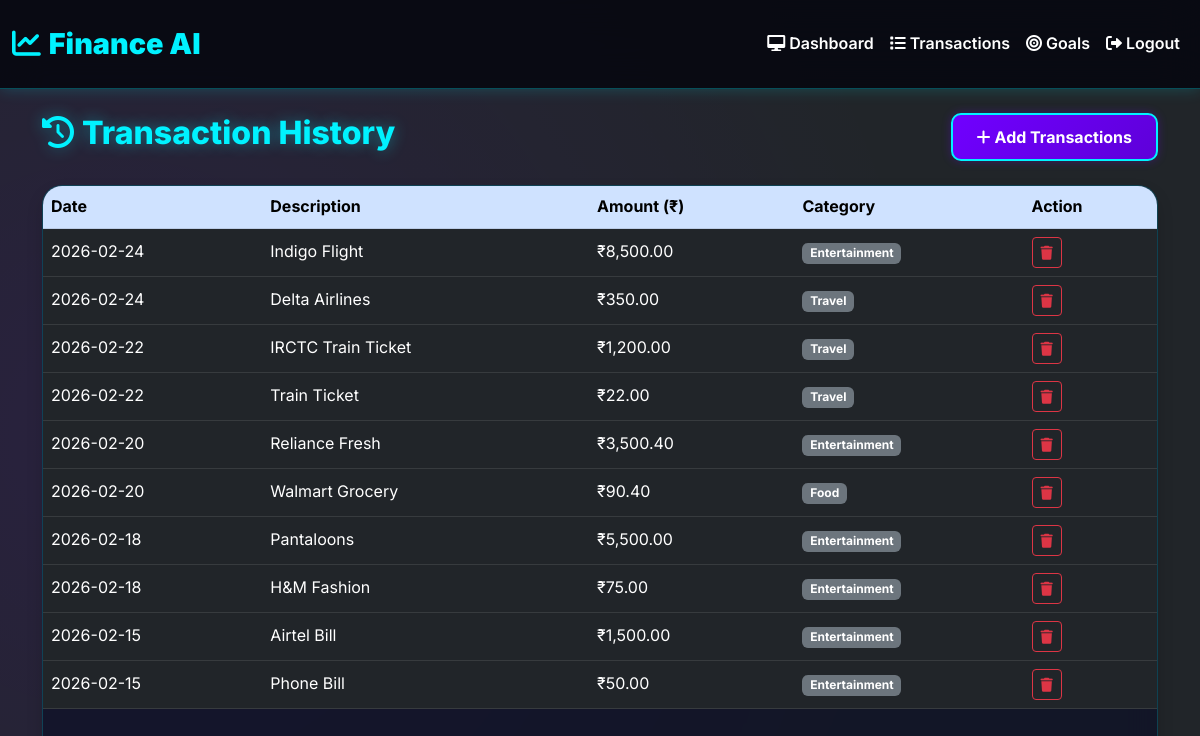
Page /transactions (signed in) on the committed database.
### app.py (models this page shows)
class Transaction(db.Model):
    id = db.Column(db.Integer, primary_key=True)
    date = db.Column(db.DateTime, index=True)
    description = db.Column(db.String(255))
    amount = db.Column(db.Float)
    category = db.Column(db.String(64))
    user_id = db.Column(db.Integer, db.ForeignKey('user.id'))

### app.py (the view)
@app.route('/transactions')
@login_required
def transactions():
    transactions = Transaction.query.filter_by(user_id=current_user.id).order_by(Transaction.date.desc()).all()
    return render_template('transactions.html', title='Transactions', transactions=transactions)

### app.py (called while the page is built)
@login_manager.user_loader
def load_user(id):
    return User.query.get(int(id))

### templates/transactions.html
{% extends "base.html" %}
{% block content %}
<div class="row mb-4">
    <div class="col-md-12 d-flex justify-content-between align-items-center">
        <h2 class="text-primary"><i class="fas fa-history me-2 float-element"></i>Transaction History</h2>
        <a href="{{ url_for('upload') }}" class="btn btn-primary">
            <i class="fas fa-plus me-1"></i>Add Transactions
        </a>
    </div>
</div>
<div class="card shadow reveal">
    <div class="card-body p-0">
        <div class="table-responsive">
            <table class="table table-hover table-dark mb-0">
                <thead class="table-primary text-dark">
                    <tr>
                        <th>Date</th>
                        <th>Description</th>
                        <th>Amount (₹)</th>
                        <th>Category</th>
                        <th>Action</th>
                    </tr>
                </thead>
                <tbody>
                    {% if not transactions %}
                    <tr>
                        <td colspan="5" class="text-center py-4 text-muted">No transactions found.</td>
                    </tr>
                    {% else %}
                    {% for t in transactions %}
                    <tr class="align-middle">
                        <td>{{ t.date.strftime('%Y-%m-%d') }}</td>
                        <td>{{ t.description }}</td>
                        <td>₹{{ "{:,.2f}".format(t.amount) }}</td>
                        <td>
                            <span class="badge bg-secondary">{{ t.category }}</span>
                        </td>
                        <td>
                            <form action="{{ url_for('delete_transaction', id=t.id) }}" method="POST" class="d-inline"
                                onsubmit="return confirm('Delete this transaction?');">
                                <button type="submit" class="btn btn-sm btn-outline-danger">
                                    <i class="fas fa-trash"></i>
                                </button>
                            </form>
                        </td>
                    </tr>
                    {% endfor %}
                    {% endif %}
                </tbody>
            </table>
        </div>
    </div>
</div>
{% endblock %}

### templates/base.html (shortened to what this page needs)
<!DOCTYPE html>
<html lang="en">
<head>
    <link href="https://cdn.jsdelivr.net/npm/bootstrap@5.3.0/dist/css/bootstrap.min.css" rel="stylesheet">
    <link rel="stylesheet" href="https://cdnjs.cloudflare.com/ajax/libs/font-awesome/6.0.0/css/all.min.css">
    <link rel="stylesheet" href="{{ url_for('static', filename='css/style.css') }}">
</head>
<body class="bg-dark text-white">
    <nav class="navbar navbar-expand-lg navbar-dark bg-dark">
        <div class="container-fluid">
            <a class="navbar-brand" href="{{ url_for('index') }}">
                <i class="fas fa-chart-line me-2"></i>Finance AI
            </a>
            <div class="collapse navbar-collapse" id="navbarNav">
                <ul class="navbar-nav ms-auto">
                    {% if current_user.is_authenticated %}
                    <li class="nav-item"><a class="nav-link" href="{{ url_for('dashboard') }}"><i
                                class="fas fa-desktop me-1"></i>Dashboard</a></li>
                    <li class="nav-item"><a class="nav-link" href="{{ url_for('transactions') }}"><i
                                class="fas fa-list me-1"></i>Transactions</a></li>
                    <li class="nav-item"><a class="nav-link" href="{{ url_for('goals') }}"><i
                                class="fas fa-bullseye me-1"></i>Goals</a></li>
                    <li class="nav-item"><a class="nav-link" href="{{ url_for('logout') }}"><i
                                class="fas fa-sign-out-alt me-1"></i>Logout</a></li>
                    {% else %}
                    <li class="nav-item"><a class="nav-link" href="{{ url_for('login') }}">Login</a></li>
                    <li class="nav-item"><a class="nav-link" href="{{ url_for('register') }}">Register</a></li>
                    {% endif %}
                </ul>
            </div>
        </div>
    </nav>
    <div class="container mt-4">
        {% block content %}{% endblock %}
    </div>
</body>
</html>

### static/css/style.css (style rules this page uses)
:root { --primary-neon: #00f2ff; --secondary-neon: #7000ff; --success-neon: #00ff88; --danger-neon: #ff0055; --info-neon: #00d4ff; --bg-dark: #05060f; --card-bg: rgba(13, 17, 39, 0.7); --text-glow: 0 0 5px #fff, 0 0 10px var(--primary-neon), 0 0 20px var(--primary-neon); --box-glow: 0 0 15px rgba(0, 242, 255, 0.5), 0 0 30px rgba(0, 242, 255, 0.2); }
body { background-color: var(--bg-dark); background-image: radial-gradient(circle at 10% 20%, rgba(112, 0, 255, 0.1) 0%, transparent 40%), radial-gradient(circle at 90% 80%, rgba(0, 242, 255, 0.1) 0%, transparent 40%); color: #ffffff; font-family: 'Inter', 'Outfit', sans-serif; min-height: 100vh; margin: 0; line-height: 1.6; overflow-x: hidden; }
.navbar { background: rgba(5, 6, 15, 0.85) !important; backdrop-filter: blur(20px); border-bottom: 1px solid rgba(0, 242, 255, 0.3); padding: 1rem 0; box-shadow: 0 0 15px rgba(0, 242, 255, 0.2); }
.navbar-brand { font-weight: 900; font-size: 1.8rem; color: var(--primary-neon) !important; animation: textGlow 3s infinite ease-in-out; }
.nav-link { color: #ffffff !important; font-weight: 600; transition: all 0.3s ease; }
.card { background: var(--card-bg); backdrop-filter: blur(15px); border: 1px solid rgba(0, 242, 255, 0.2); border-radius: 20px; box-shadow: 0 10px 30px rgba(0, 0, 0, 0.4); transition: all 0.5s cubic-bezier(0.4, 0, 0.2, 1); margin-bottom: 25px; overflow: hidden; }
h1, h2, h3, h4, h5, h6 { color: #ffffff; font-weight: 800; }
h2 { color: var(--primary-neon) !important; text-shadow: 0 0 15px rgba(0, 242, 255, 0.4); }
.text-primary { color: var(--primary-neon) !important; }
.btn-primary { background: linear-gradient(135deg, var(--secondary-neon), #5e00d9); border: 1px solid var(--primary-neon); box-shadow: 0 0 10px rgba(112, 0, 255, 0.3); font-weight: 700; padding: 10px 24px; border-radius: 10px; color: #ffffff !important; transition: all 0.3s ease; }
.btn-primary, .btn-success { animation: pulseGlow 3s infinite ease-in-out; border-width: 2px !important; }
.reveal { opacity: 0; transform: translateY(20px); transition: all 0.6s ease-out; }
.reveal.active { opacity: 1; transform: translateY(0); }
.float-element { animation: float 4s infinite ease-in-out; }

### rows in the picture
Transaction: date "2026-02-24", description "Indigo Flight", amount "8,500.00", category "Entertainment"
Transaction: date "2026-02-24", description "Delta Airlines", amount "350.00", category "Travel"
Transaction: date "2026-02-22", description "IRCTC Train Ticket", amount "1,200.00", category "Travel"
Transaction: date "2026-02-22", description "Train Ticket", amount "22.00", category "Travel"
Transaction: date "2026-02-20", description "Reliance Fresh", amount "3,500.40", category "Entertainment"
Transaction: date "2026-02-20", description "Walmart Grocery", amount "90.40", category "Food"
Transaction: date "2026-02-18", description "Pantaloons", amount "5,500.00", category "Entertainment"
Transaction: date "2026-02-18", description "H&M Fashion", amount "75.00", category "Entertainment"
Transaction: date "2026-02-15", description "Airtel Bill", amount "1,500.00", category "Entertainment"
Transaction: date "2026-02-15", description "Phone Bill", amount "50.00", category "Entertainment"
